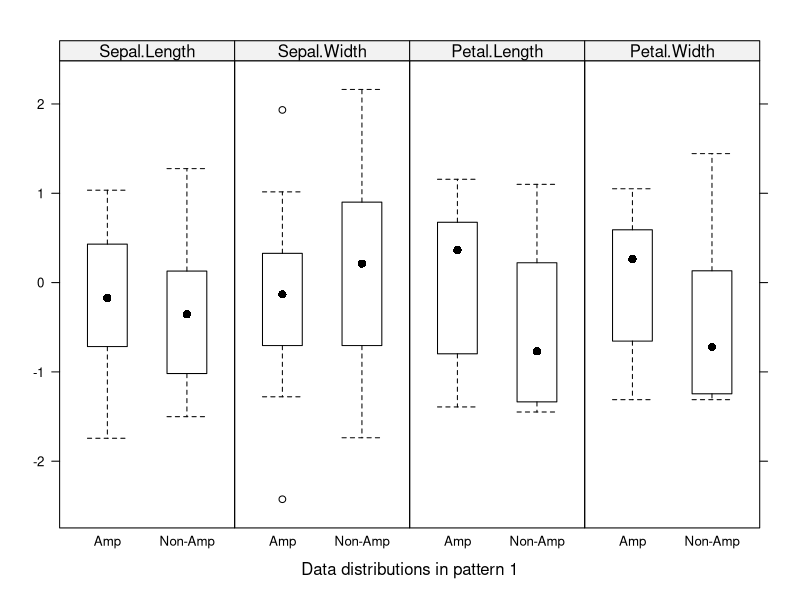
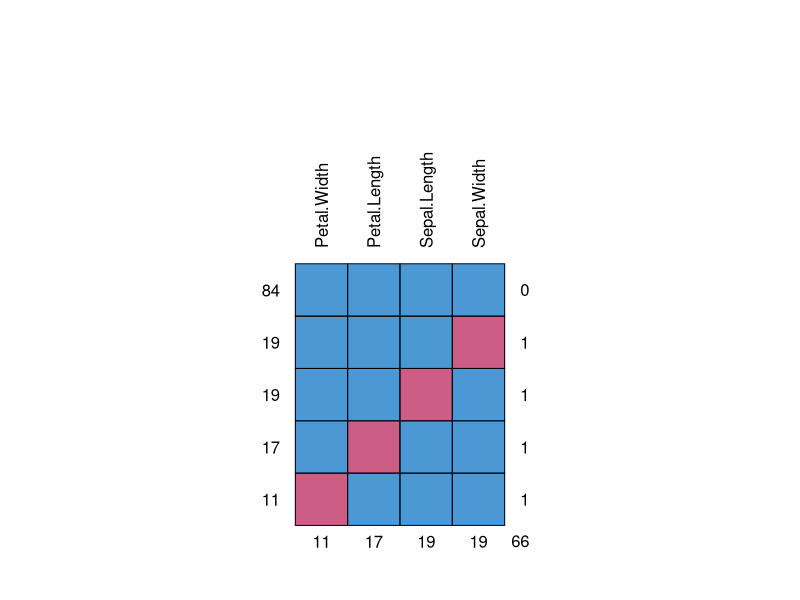
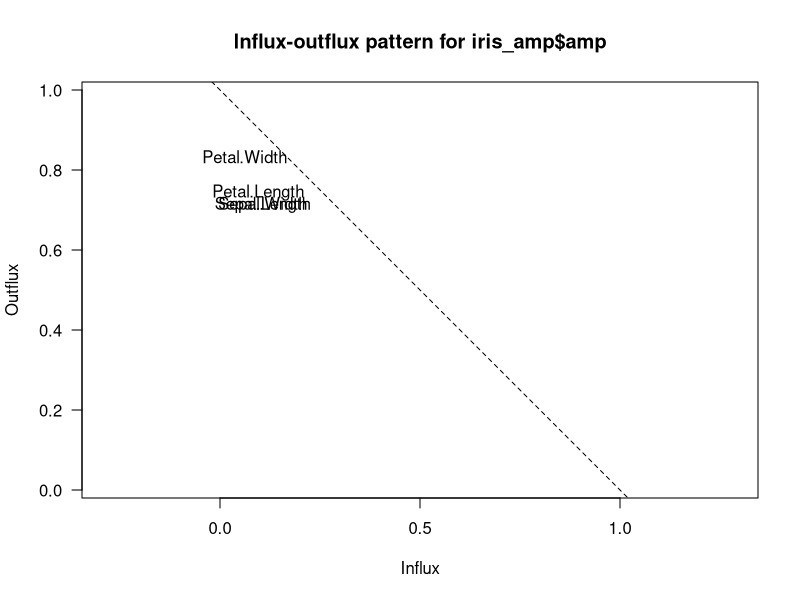
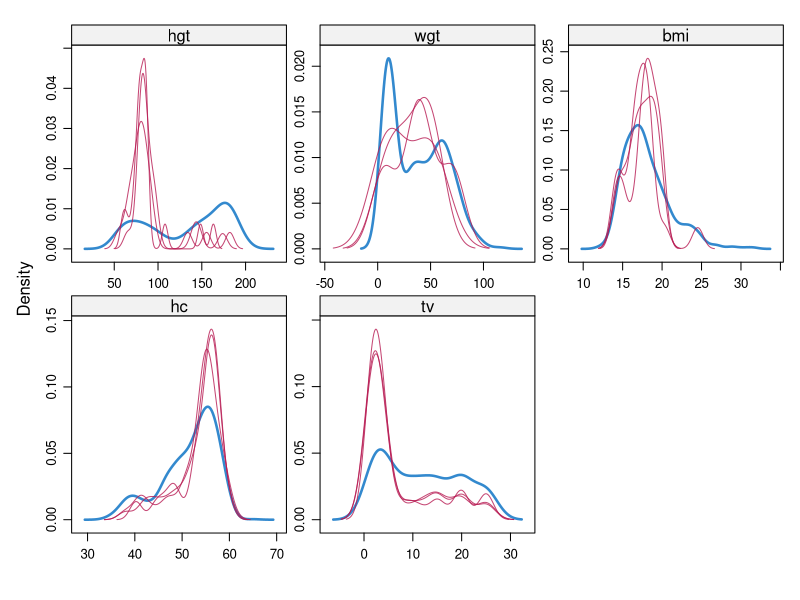
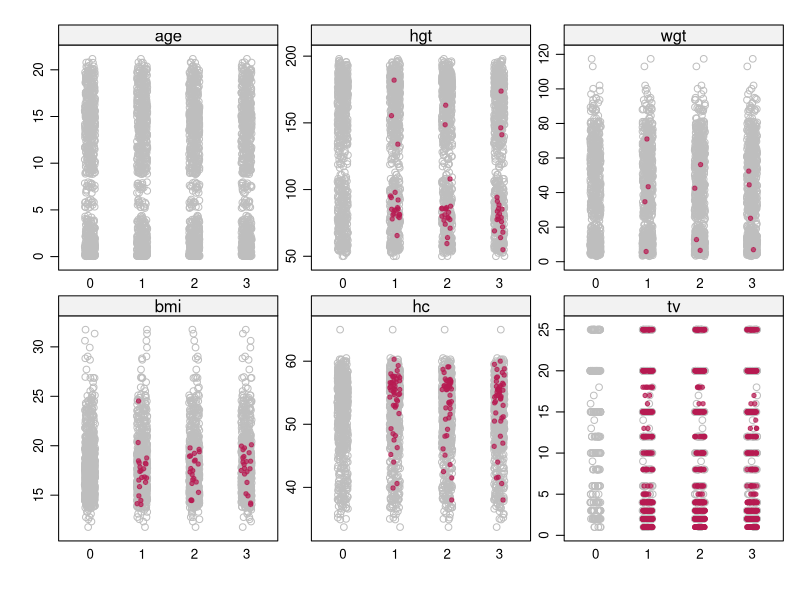
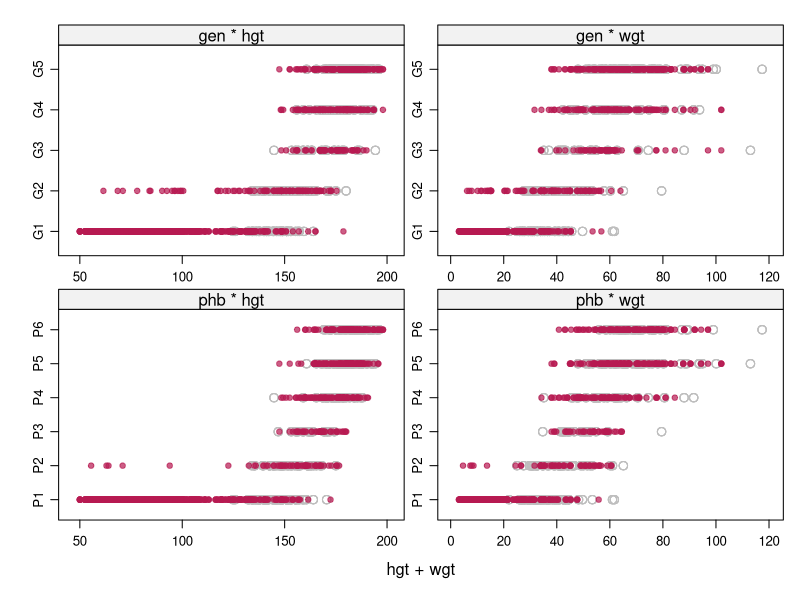
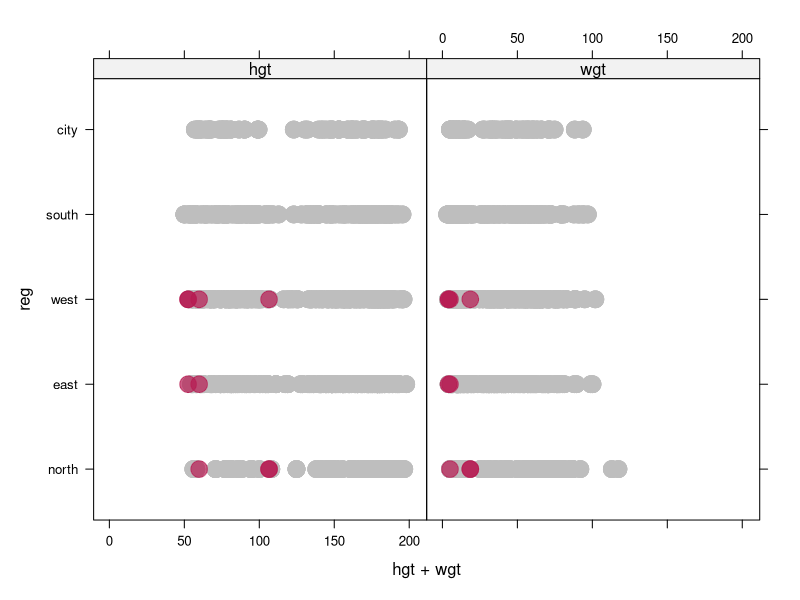

These charts were generated, in order, by the following R code:
## ---- chunk 1
knitr::opts_chunk$set(echo = TRUE)
library(mice)
library(knitr)
## ---- chunk 2
set.seed(1)
## ---- chunk 3
iris_amp <- ampute(iris[,-5], prop = 0.5, mech = "MCAR")


## ---- chunk 4
mice::bwplot(iris_amp, which.pat = 1)
## ---- chunk 5
md.pattern(iris_amp$amp,plot = FALSE, rotate.names = TRUE)
## ---- chunk 6
md.pattern(iris_amp$amp, plot = TRUE, rotate.names = TRUE)
## ---- chunk 7
fluxplot(iris_amp$amp)
## ---- chunk 8
# zajmujemy sie boys bo maja ordered/unordered factor -  nie mają binarnej kolumny - to nw, najwyżej inny zbiór danych?

## ---- chunk 9
str(boys)
## ---- chunk 10
imp<-mice(boys)
imp
## ---- chunk 11
dutch_boys<-boys
imp <- mice(dutch_boys[,-c(6,7,9)],
            method="pmm", m=3, maxit=3)
## ---- chunk 12
dutch_boys[,-c(6,7,9)] <- complete(imp)
## ---- chunk 13
## co on właściwie rysuje?
## argumenty na.groups i groups
## ---- chunk 14
densityplot(imp)
## ---- chunk 15
stripplot(imp,col=c("grey",mdc(2)),pch=c(1,20))
## ---- chunk 16
imp <- mice(dutch_boys[,-9], method="polyreg", m=3, maxit=3)
dutch_boys[,-9] <- complete(imp)
## ---- chunk 17
xyplot(imp, gen+phb ~ hgt+wgt,
       cex=1,col=c("grey",mdc(2)),pch=c(1,20))
## ---- chunk 18
imp <- mice(dutch_boys, method="polr", m=3, maxit=3)
dutch_boys <- complete(imp)
## ---- chunk 19
xyplot(imp,reg ~ hgt+wgt,
       cex=3,col=c("grey",mdc(2)),pch=20)
## ---- chunk 20
# Ponieważ w zbiorze danych boys nie ma danych binarnych,
# posłużymy się zbiorem mtcars.
# Usuwamy tylko w tych dwóch kolumach: vs i am
## ---- chunk 21
mtcars_amp<-ampute(data=mtcars,
                   patterns=rbind(
                     c(1,1,1,1,1,1,1,0,1,1,1),
                     c(1,1,1,1,1,1,1,1,0,1,1)),
                   prop = 0.5,
                   mech="MCAR")$amp
mtcars_amp[,8] <- as.factor(mtcars_amp[,8])
mtcars_amp[,9] <- as.factor(mtcars_amp[,9])
## ---- chunk 22
kable(summary(mtcars_amp) )
## ---- chunk 23
imp <- mice(mtcars_amp[,c(8,9)], method="logreg", m = 3, maxit = 3)
## ---- chunk 24
mtcars_amp[,c(8,9)] <- complete(imp)
str(mtcars_amp)
## ---- chunk 25
temp <- mice(dutch_boys, m = 20, maxit = 5, seed = 123)
modelFit <- with(data=temp, 
                 expr=lm(age ~ hgt + wgt))
## ---- chunk 26
kable(summary(modelFit))
## ---- chunk 27
kable(summary(pool(modelFit)))
